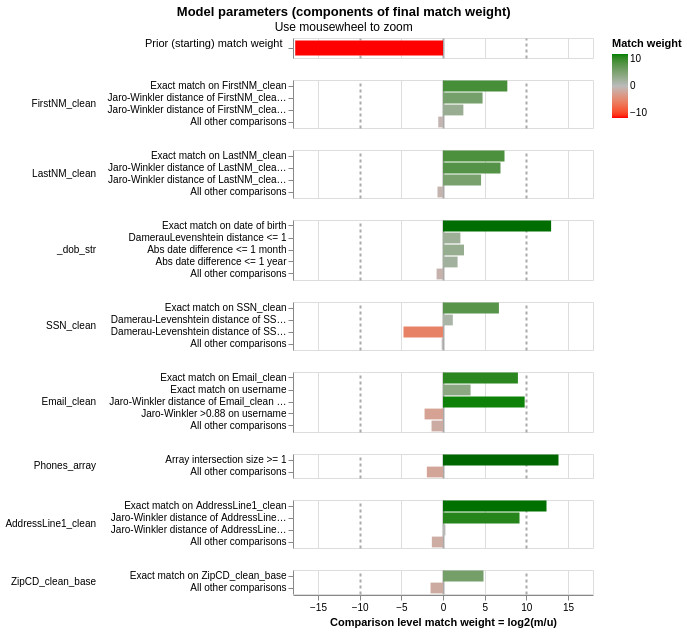
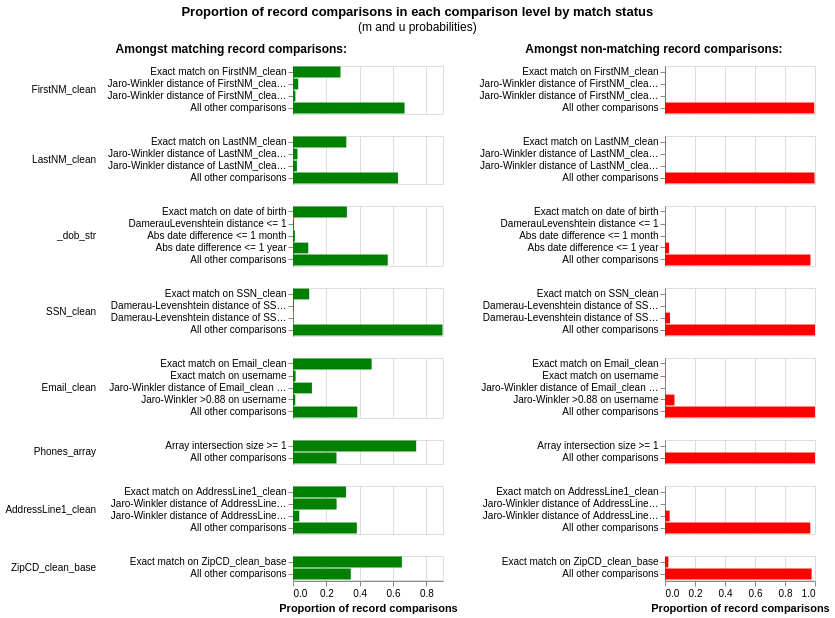

Source (notebook cell) for these figures, in order:
### Markdown cell above
### Learned parameters — match-weights waterfall

The Fellegi-Sunter weight (`log2` Bayes factor) each comparison level contributes. This is the
*interpretability* payoff of the FS approach: you can read off exactly how much a matching last
name or a one-digit-off SSN moves the posterior.

### Code cell
try:
    display(linker.visualisations.match_weights_chart())
except Exception as e:  # noqa: BLE001
    print('match_weights_chart unavailable:', e)

try:
    display(linker.visualisations.m_u_parameters_chart())
except Exception as e:  # noqa: BLE001
    print('m_u_parameters_chart unavailable:', e)
